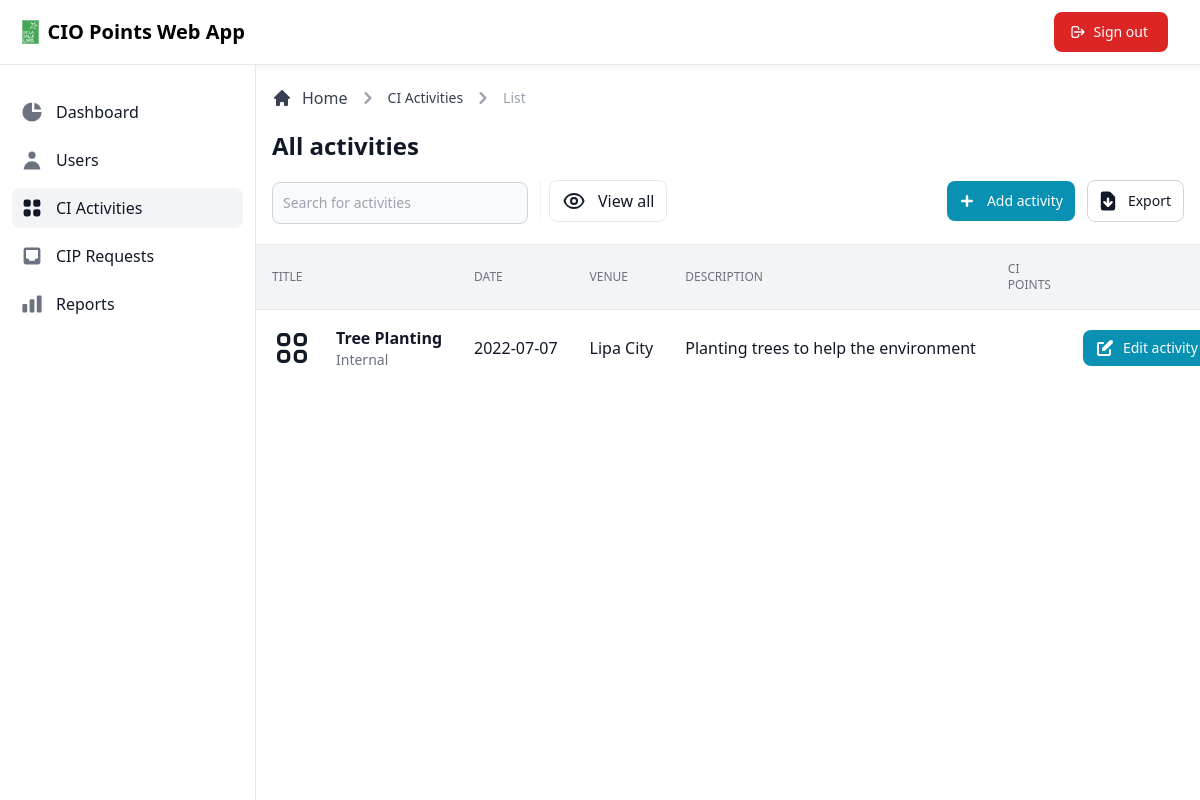
Page /admin/view/ciactivities.php (signed in) on the earlier database version.
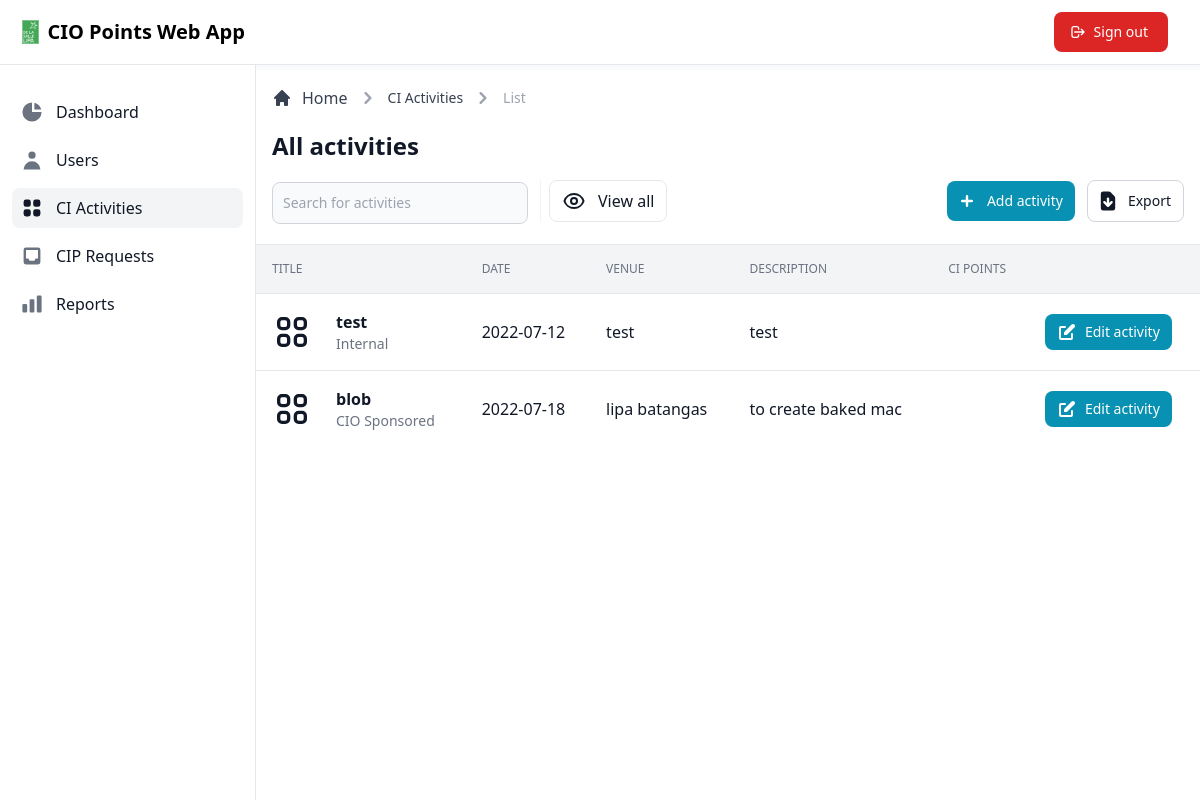
Same page on the later database version.
### tables this page shows
CREATE TABLE `ci_activity` (
  `activity_id` int(11) NOT NULL,
  `title` varchar(255) NOT NULL,
  `date` date NOT NULL,
  `venue` varchar(255) NOT NULL,
  `department` varchar(255) NOT NULL,
  `division` varchar(255) NOT NULL,
  `description` varchar(255) NOT NULL,
  `type` varchar(255) NOT NULL,
  `duration` int(11) NOT NULL,
  `user_id` int(11) DEFAULT NULL,
  `max_ci_points` int(11) NOT NULL,
  `date_created` timestamp NOT NULL DEFAULT current_timestamp(),
  `date_updated` timestamp NOT NULL DEFAULT current_timestamp() ON UPDATE current_timestamp()
);

### admin/view/ciactivities.php (called while the page is built, shortened)
<?php
$data = [
    'title' => 'CI Activities',
    'dir' => '../../'
];
include_once '../database/database.php';
class DisplayUsers extends Dbh
{
    public function getUser()
    {
        $sql = 'SELECT * FROM ci_activity;';
        $stmt = $this->connect()->prepare($sql);
        if (!$stmt->execute()) {
            $stmt = null;
            exit;
        }
        $result = $stmt->fetchAll(PDO::FETCH_ASSOC);
        return $result;
    }
}
$display = new DisplayUsers();
$records = $display->getUser();
require_once('../layouts/header.php');
require_once('../layouts/navbar.php');
require_once('../layouts/sidebar.php');
require_once('../pages/ciactivity/main.php');
require_once('../layouts/footer.php');

### admin/database/database.php (called while the page is built)
<?php
class Dbh
{
  private $hostname = 'localhost';
  private $username = 'root';
  private $password = '';
  private $dbname = 'dbciopointswebapp';
  public function connect()
  {
    try {
      $dbh = new PDO('mysql:host=' . $this->hostname . ';dbname=' . $this->dbname, $this->username, $this->password);
      return $dbh;
    } catch (PDOException $e) {
      print "Error!: " . $e->getMessage() . "<br>";
      die();
    }
  }
}

### admin/pages/ciactivity/tabledata.php (the view, shortened to what this page needs)
<div class="flex flex-col">
  <div class="overflow-x-auto">
    <div class="inline-block min-w-full align-middle">
      <div class="overflow-hidden shadow">
        <table class="min-w-full divide-y divide-gray-200 table-fixed">
          <thead class="bg-gray-100">
            <tr>
              <th scope="col" class="p-4 text-xs font-medium text-left text-gray-500 uppercase">
                Title
              </th>
              <th scope="col" class="p-4 text-xs font-medium text-left text-gray-500 uppercase">
                Date
              </th>
              <th scope="col" class="p-4 text-xs font-medium text-left text-gray-500 uppercase">
                Venue
              </th>
              <th scope="col" class="p-4 text-xs font-medium text-left text-gray-500 uppercase">
                Description
              </th>
              <th scope="col" class="p-4 text-xs font-medium text-left text-gray-500 uppercase">
                CI Points
              </th>
              <th scope="col" class="p-4">
              </th>
            </tr>
          </thead>
          <tbody class="bg-white divide-y divide-gray-200">
            <?php foreach ($records as $data) { ?>
              <tr class="hover:bg-gray-100">
                <td class="flex items-center p-4 mr-12 space-x-6 whitespace-nowrap lg:mr-0">
                  <div class="text-sm font-normal text-gray-500">
                    <div class="text-base font-semibold text-gray-900"><?= $data['title']; ?></div>
                    <div class="text-sm font-normal text-gray-500"><?= $data['type'] ?></div>
                  </div>
                </td>
                <td class="p-4 text-base font-medium text-gray-900 whitespace-nowrap"><?= $data['date']; ?></td>
                <td class="p-4 text-base font-medium text-gray-900 whitespace-nowrap"><?= $data['venue']; ?></td>
                <td class="p-4 text-base font-medium text-gray-900 whitespace-nowrap"><?= $data['description']; ?></td>
                <td class="p-4 text-base font-normal text-gray-900 whitespace-nowrap"><?= $data['ci_points'] ?></td>
                <td class="p-4 space-x-2 whitespace-nowrap">
                  <a href="../view/CI_activityEdit.php?id=<?= $data['activity_id']; ?>" class="inline-flex items-center px-3 py-2 text-sm font-medium text-center text-white rounded-lg bg-cyan-600 hover:bg-cyan-700 focus:ring-4 focus:ring-cyan-200">
                    Edit activity
                  </a>
                </td>
              </tr>
            <?php } ?>
          </tbody>
        </table>
      </div>
    </div>
  </div>
</div>

### admin/layouts/header.php (shortened to what this page needs)
<!DOCTYPE html>
<html lang="en">
<head>
  <link rel="stylesheet" href="<?= $data['dir']; ?>src/css/style.css?<?= time(); ?>">
</head>
<body>

### admin/layouts/navbar.php (shortened to what this page needs)
<nav class="fixed z-30 w-full bg-white border-b border-gray-200">
  <div class="px-3 py-3 lg:px-5 lg:pl-3">
    <div class="flex items-center justify-between">
      <div class="flex items-center justify-start">
        <a href="#" class="text-xl font-bold flex items-center lg:ml-2.5">
          <img src="../../src/images/dlsl-logo.png" class="h-6 mr-2" alt="Windster Logo">
          <span class="self-center whitespace-nowrap">CIO Points Web App</span>
        </a>
      </div>
      <div class="flex items-center">
        <a href="../includes/logout.inc.php" class="hidden sm:inline-flex ml-5 text-white bg-red-600 hover:bg-red-700 focus:ring-4 focus:ring-red-200 font-medium rounded-lg text-sm px-5 py-2.5 text-center items-center mr-3">
          <svg xmlns="http://www.w3.org/2000/svg" class="w-4 h-4 mr-2 -ml-1" fill="none" viewBox="0 0 24 24" stroke="currentColor" stroke-width="2">
            <path stroke-linecap="round" stroke-linejoin="round" d="M17 16l4-4m0 0l-4-4m4 4H7m6 4v1a3 3 0 01-3 3H6a3 3 0 01-3-3V7a3 3 0 013-3h4a3 3 0 013 3v1" />
          </svg>
          Sign out
        </a>
      </div>
    </div>
  </div>
</nav>

### admin/layouts/sidebar.php (shortened to what this page needs)
<aside id="sidebar" class="fixed top-0 left-0 z-20 flex flex-col flex-shrink-0 hidden w-64 h-full pt-16 duration-75 lg:flex transition-width" aria-label="Sidebar">
  <div class="relative flex flex-col flex-1 min-h-0 pt-0 bg-white border-r border-gray-200">
    <div class="flex flex-col flex-1 pt-5 pb-4 overflow-y-auto">
      <div class="flex-1 px-3 space-y-1 bg-white divide-y">
        <ul class="pb-2 space-y-2">
          <li>
            <a href="../view/dashboard.php" class="flex items-center p-2 text-base font-normal text-gray-900 rounded-lg hover:bg-gray-100 group <?= ($data['title'] == 'Dashboard') ? 'bg-gray-100' : ''; ?>">
              <svg class="w-6 h-6 transition duration-75 group-hover:text-gray-900 <?= ($data['title'] == 'Dashboard') ? 'text-gray-900' : 'text-gray-500'; ?>" fill="currentColor" viewBox="0 0 20 20" xmlns="http://www.w3.org/2000/svg">
                <path d="M2 10a8 8 0 018-8v8h8a8 8 0 11-16 0z"></path>
                <path d="M12 2.252A8.014 8.014 0 0117.748 8H12V2.252z"></path>
              </svg>
              <span class="ml-3">Dashboard</span>
            </a>
          </li>
          <li>
            <a href="../view/users.php" class="text-base text-gray-900 font-normal rounded-lg hover:bg-gray-100 flex items-center p-2 group <?= ($data['title'] == 'Users') ? 'bg-gray-100' : ''; ?>">
              <svg class="w-6 h-6 transition duration-75 group-hover:text-gray-900 <?= ($data['title'] == 'Users') ? 'text-gray-900' : 'text-gray-500'; ?>" fill="currentColor" viewBox="0 0 20 20" xmlns="http://www.w3.org/2000/svg">
                <path fill-rule="evenodd" d="M10 9a3 3 0 100-6 3 3 0 000 6zm-7 9a7 7 0 1114 0H3z" clip-rule="evenodd"></path>
              </svg>
              <span class="flex-1 ml-3 whitespace-nowrap">Users</span>
            </a>
          </li>
          <li>
            <a href="../view/ciactivities.php" class="text-base text-gray-900 font-normal rounded-lg hover:bg-gray-100 flex items-center p-2 group <?= ($data['title'] == 'CI Activities') ? 'bg-gray-100' : ''; ?>">
              <svg xmlns="http://www.w3.org/2000/svg" class="w-6 h-6 transition duration-75 group-hover:text-gray-900 <?= ($data['title'] == 'CI Activities') ? 'text-gray-900' : 'text-gray-500'; ?>" viewBox="0 0 20 20" fill="currentColor">
                <path d="M5 3a2 2 0 00-2 2v2a2 2 0 002 2h2a2 2 0 002-2V5a2 2 0 00-2-2H5zM5 11a2 2 0 00-2 2v2a2 2 0 002 2h2a2 2 0 002-2v-2a2 2 0 00-2-2H5zM11 5a2 2 0 012-2h2a2 2 0 012 2v2a2 2 0 01-2 2h-2a2 2 0 01-2-2V5zM11 13a2 2 0 012-2h2a2 2 0 012 2v2a2 2 0 01-2 2h-2a2 2 0 01-2-2v-2z" />
              </svg>
              <span class="flex-1 ml-3 whitespace-nowrap">CI Activities</span>
            </a>
          </li>
          <li>
            <a href="../view/ciprequests.php" class="text-base text-gray-900 font-normal rounded-lg hover:bg-gray-100 flex items-center p-2 group <?= ($data['title'] == 'CIP Requests') ? 'bg-gray-100' : ''; ?>">
              <svg xmlns="http://www.w3.org/2000/svg" class="w-6 h-6 transition duration-75 group-hover:text-gray-900 <?= ($data['title'] == 'CIP Requests') ? 'text-gray-900' : 'text-gray-500'; ?>" viewBox="0 0 20 20" fill="currentColor">
                <path fill-rule="evenodd" d="M5 3a2 2 0 00-2 2v10a2 2 0 002 2h10a2 2 0 002-2V5a2 2 0 00-2-2H5zm0 2h10v7h-2l-1 2H8l-1-2H5V5z" clip-rule="evenodd" />
              </svg>
              <span class="flex-1 ml-3 whitespace-nowrap">CIP Requests</span>
            </a>
          </li>
          <li>
            <a href="../view/reports.php" class="flex items-center p-2 text-base font-normal text-gray-900 rounded-lg hover:bg-gray-100 group <?= ($data['title'] == 'Reports') ? 'bg-gray-100' : ''; ?>">
              <svg xmlns="http://www.w3.org/2000/svg" class="w-6 h-6 transition duration-75 group-hover:text-gray-900 <?= ($data['title'] == 'Reports') ? 'text-gray-900' : 'text-gray-500'; ?>" viewBox="0 0 20 20" fill="currentColor">
                <path d="M2 11a1 1 0 011-1h2a1 1 0 011 1v5a1 1 0 01-1 1H3a1 1 0 01-1-1v-5zM8 7a1 1 0 011-1h2a1 1 0 011 1v9a1 1 0 01-1 1H9a1 1 0 01-1-1V7zM14 4a1 1 0 011-1h2a1 1 0 011 1v12a1 1 0 01-1 1h-2a1 1 0 01-1-1V4z" />
              </svg>
              <span class="flex-1 ml-3 whitespace-nowrap">Reports</span>
            </a>
          </li>
        </ul>
      </div>
    </div>
  </div>
</aside>

### admin/pages/ciactivity/main.php (shortened to what this page needs)
<div class="flex pt-16 overflow-hidden bg-white">
  <div id="main-content" class="relative w-full h-full overflow-y-auto bg-gray-50 lg:ml-64">
    <main>
      <div class="p-4 bg-white block sm:flex items-center justify-between border-b border-gray-200 lg:mt-1.5">
        <div class="w-full mb-1">
          <div class="mb-4">
            <nav class="flex mb-5" aria-label="Breadcrumb">
              <ol class="inline-flex items-center space-x-1 md:space-x-2">
                <li class="inline-flex items-center">
                  <a href="../view/dashboard.php" class="inline-flex items-center text-gray-700 hover:text-gray-900">
                    <svg class="w-5 h-5 mr-2.5" fill="currentColor" viewBox="0 0 20 20" xmlns="http://www.w3.org/2000/svg">
                      <path d="M10.707 2.293a1 1 0 00-1.414 0l-7 7a1 1 0 001.414 1.414L4 10.414V17a1 1 0 001 1h2a1 1 0 001-1v-2a1 1 0 011-1h2a1 1 0 011 1v2a1 1 0 001 1h2a1 1 0 001-1v-6.586l.293.293a1 1 0 001.414-1.414l-7-7z"></path>
                    </svg>
                    Home
                  </a>
                </li>
                <li>
                  <div class="flex items-center">
                    <svg class="w-6 h-6 text-gray-400" fill="currentColor" viewBox="0 0 20 20" xmlns="http://www.w3.org/2000/svg">
                      <path fill-rule="evenodd" d="M7.293 14.707a1 1 0 010-1.414L10.586 10 7.293 6.707a1 1 0 011.414-1.414l4 4a1 1 0 010 1.414l-4 4a1 1 0 01-1.414 0z" clip-rule="evenodd"></path>
                    </svg>
                    <a href="#" class="ml-1 text-sm font-medium text-gray-700 hover:text-gray-900 md:ml-2">CI Activities</a>
                  </div>
                </li>
                <li>
                  <div class="flex items-center">
                    <svg class="w-6 h-6 text-gray-400" fill="currentColor" viewBox="0 0 20 20" xmlns="http://www.w3.org/2000/svg">
                      <path fill-rule="evenodd" d="M7.293 14.707a1 1 0 010-1.414L10.586 10 7.293 6.707a1 1 0 011.414-1.414l4 4a1 1 0 010 1.414l-4 4a1 1 0 01-1.414 0z" clip-rule="evenodd"></path>
                    </svg>
                    <span class="ml-1 text-sm font-medium text-gray-400 md:ml-2" aria-current="page">List</span>
                  </div>
                </li>
              </ol>
            </nav>
            <h1 class="text-xl font-semibold text-gray-900 sm:text-2xl">All activities</h1>
          </div>
          <div class="sm:flex">
            <div class="items-center hidden mb-3 sm:flex sm:divide-x sm:divide-gray-100 sm:mb-0">
              <form class="lg:pr-3" action="#" method="GET">
                <div class="relative mt-1 lg:w-64 xl:w-96">
                  <input type="text" name="search" id="activities-search" class="bg-gray-50 border border-gray-300 text-gray-900 sm:text-sm rounded-lg focus:ring-cyan-600 focus:border-cyan-600 block w-full p-2.5" placeholder="Search for activities">
                </div>
              </form>
              <div class="flex pl-0 mt-3 space-x-1 sm:pl-2 sm:mt-0">
                <a href="ciactivities.php" class="text-gray-900 bg-white hover:bg-gray-100 focus:ring-4 focus:ring-gray-200 border border-gray-200 font-medium inline-flex items-center rounded-lg text-base px-3 py-2 text-center;">
                  <span>View all</span>
                </a>
              </div>
            </div>
            <div class="flex items-center ml-auto space-x-2 sm:space-x-3">
              <a href="../view/Create_activity.php" class="inline-flex items-center justify-center w-1/2 px-3 py-2 text-sm font-medium text-center text-white rounded-lg bg-cyan-600 hover:bg-cyan-700 focus:ring-4 focus:ring-cyan-200 sm:w-auto">
                <svg class="w-6 h-6 mr-2 -ml-1" fill="currentColor" viewBox="0 0 20 20" xmlns="http://www.w3.org/2000/svg">
                  <path fill-rule="evenodd" d="M10 5a1 1 0 011 1v3h3a1 1 0 110 2h-3v3a1 1 0 11-2 0v-3H6a1 1 0 110-2h3V6a1 1 0 011-1z" clip-rule="evenodd"></path>
                </svg>
                Add activity
              </a>
              <a href="#" class="inline-flex items-center justify-center w-1/2 px-3 py-2 text-sm font-medium text-center text-gray-900 bg-white border border-gray-300 rounded-lg hover:bg-gray-100 focus:ring-4 focus:ring-cyan-200 sm:w-auto">
                Export
              </a>
            </div>
          </div>
        </div>
      </div>
      <?php
      if (!empty($records)) {
        require_once('../pages/ciactivity/tabledata.php');
      }
      ?>
    </main>
  </div>
</div>

### admin/layouts/footer.php (shortened to what this page needs)
</body>
</html>

Differences in the rows shown:
removed ci_activity: title "Tree Planting", type "Internal", date "2022-07-07", venue "Lipa City", description "Planting trees to help the environment"
added ci_activity: title "test", type "Internal", date "2022-07-12", venue "test", description "test"
added ci_activity: title "blob", type "CIO Sponsored", date "2022-07-18", venue "lipa batangas", description "to create baked mac"
